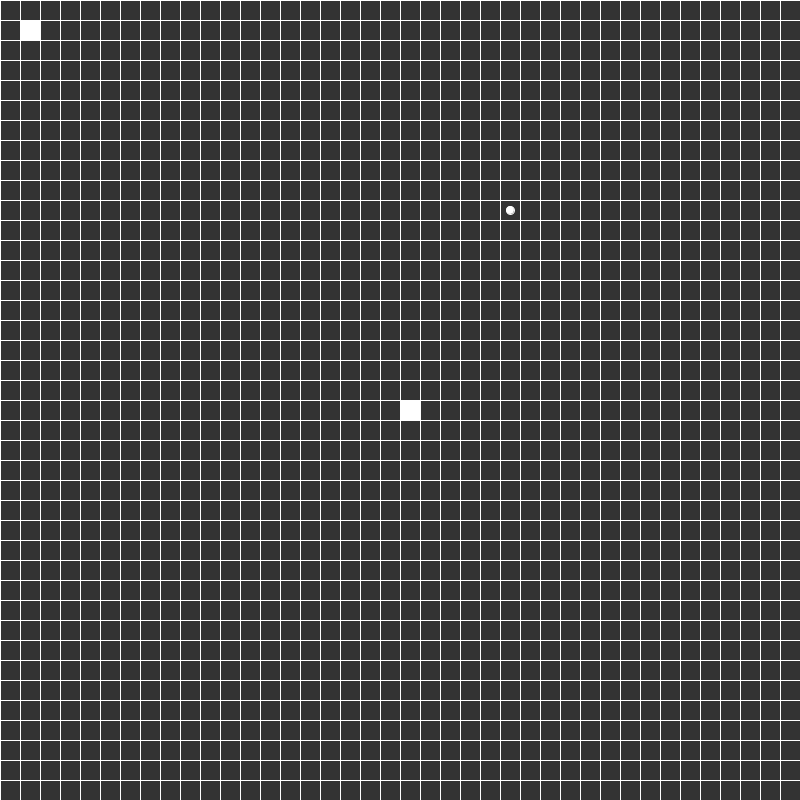
Frame 1 (no input)
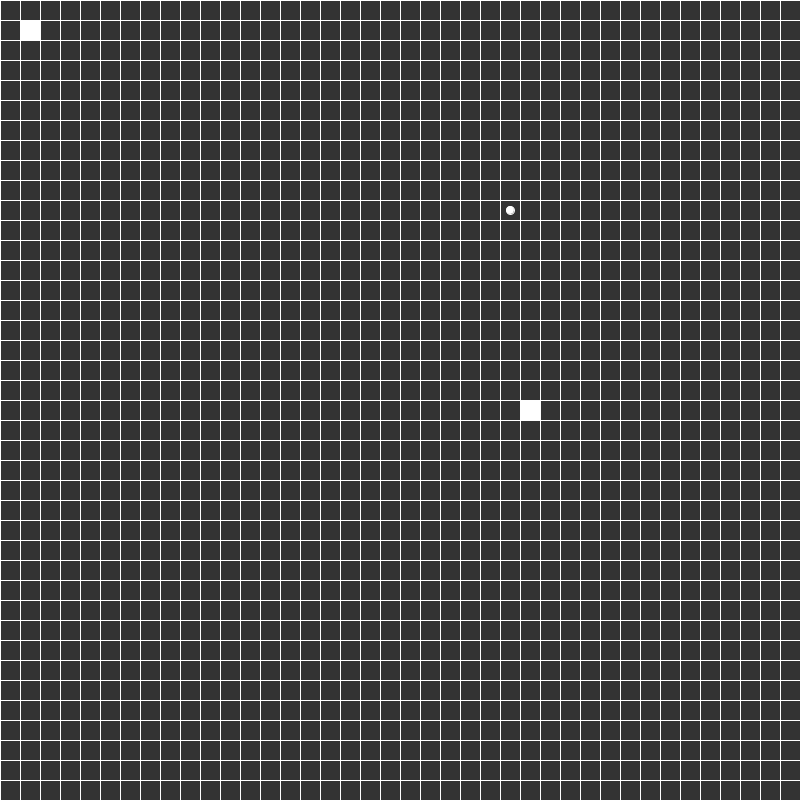
Frame 60 (the mouse pressed at the canvas centre just before this capture)
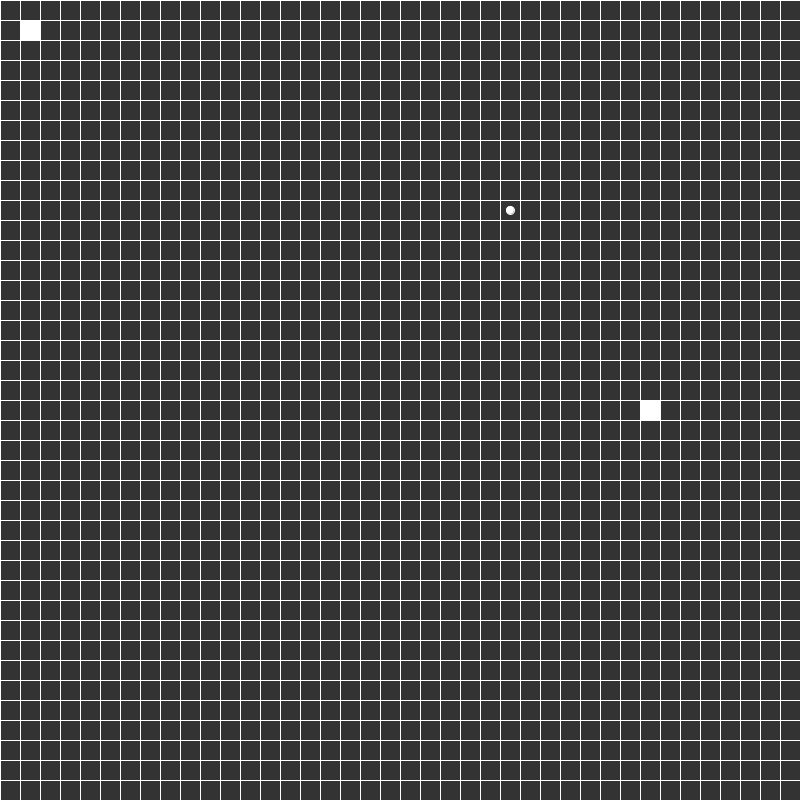
Frame 120 (the mouse held since frame 60 and released just before this capture)

The Processing sketch that drew these frames (run headless with seeded random() and noise(); from frame 60 on, the mouse is pressed at the canvas centre):

// Processing sketch: Snake
// ── Snake.pde
int size = 20;
int rows = 40;
int cols = 40;
int[][] cells = new int[rows][cols];
Player player;
PVector food;


void setup() {
  size(800, 800);
  for (int i = 0; i < rows; i++) {
    for (int j = 0; j < cols; j++) {
      cells[i][j] = 0;
    }
  }
  player = new Player();
  food = new PVector(int(random(rows)), int(random(cols)));
}


void draw() {
  background(51);
  stroke(255);
  for (int x = 0; x < width; x += size) {
    for (int y = 0; y < height; y += size) {
      line(x, y, x, y+size);
      line(x, y, x+size, y);
    }
  }
  if (frameCount % 10 == 0) {
    player.update();
  }
  player.display();
  // display food
  fill(255);
  ellipse(food.x * size + size/2, food.y * size + size/2, 8, 8);
  if (food.x == player.x && food.y == player.y) {
    food = new PVector(int(random(rows)), int(random(cols)));
    player.tailLength++;
    player.increase();
  }
}

void keyPressed() {
  if (keyCode == UP) {
    player.xSpeed = 0;
    player.ySpeed = -1;
  }
  if (keyCode == DOWN) {
    player.xSpeed = 0;
    player.ySpeed = 1;
  }
  if (keyCode == RIGHT) {
    player.xSpeed = 1;
    player.ySpeed = 0;
  }
  if (keyCode == LEFT) {
    player.xSpeed = -1;
    player.ySpeed = 0;
  }
}
// ── Player.pde
class Player {
  int x;
  int y;
  int xSpeed;
  int ySpeed;
  int tailLength;
  ArrayList<Snakepart> tail = new ArrayList<Snakepart>();
  
  Player() {
    x = width/2 / size;
    y = height/2 / size;
    tail.add(new Snakepart(x, y));
    cells[x][y] = 1;
    tailLength = 1;
    xSpeed = 1;
    ySpeed = 0;
  }
  
  void display() {
    for (int i = 0; i < rows; i++) {
      for (int j = 0; j < cols; j++) {
        if (cells[i][j] == 1) {
          fill(255);
          rect(i * size, j * size, size, size);
        }
      }
    }
    for (Snakepart s : tail) {
      fill(255);
      rect(s.x, s.y, size, size);
    }
  }
  
  void update() {
    cells[x][y] = 0;
    x += xSpeed;
    y += ySpeed;
    if (x >= rows) {
      x = 0;
    }
    else if (x < 0) {
      x = rows-1;
    }
    if (y >= cols) {
      y = 0;
    }
    else if (y < 0) {
      y = cols-1;
    }
    cells[x][y] = 1;
  }
  
  void increase() {
    Snakepart s = tail.get(tail.size()-1);
    tail.add(new Snakepart(s.x - xSpeed, s.y - ySpeed));
  }
}
// ── Snakepart.pde
class Snakepart {
  int x;
  int y;
  
  Snakepart(int x_, int y_) {
    x = x_;
    y = y_;
  }
}
